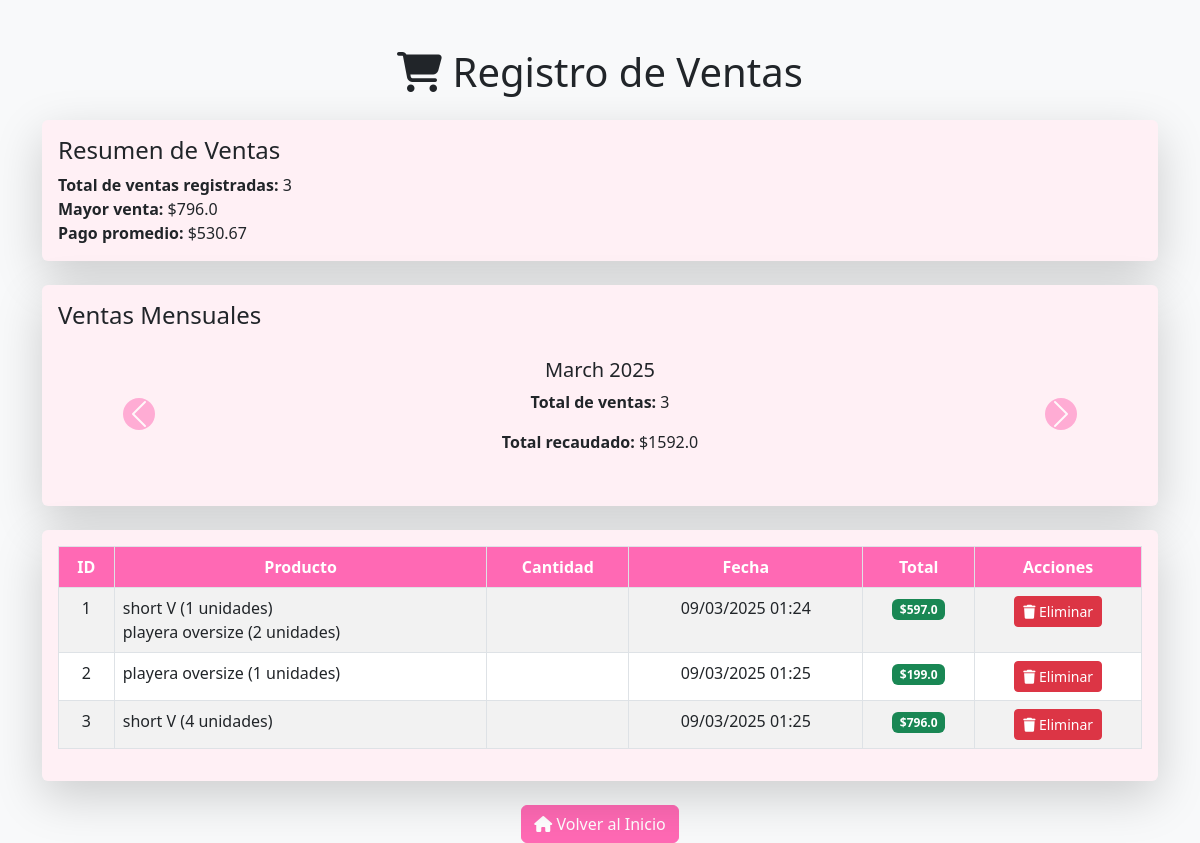
Page /ventas on the earlier database version.
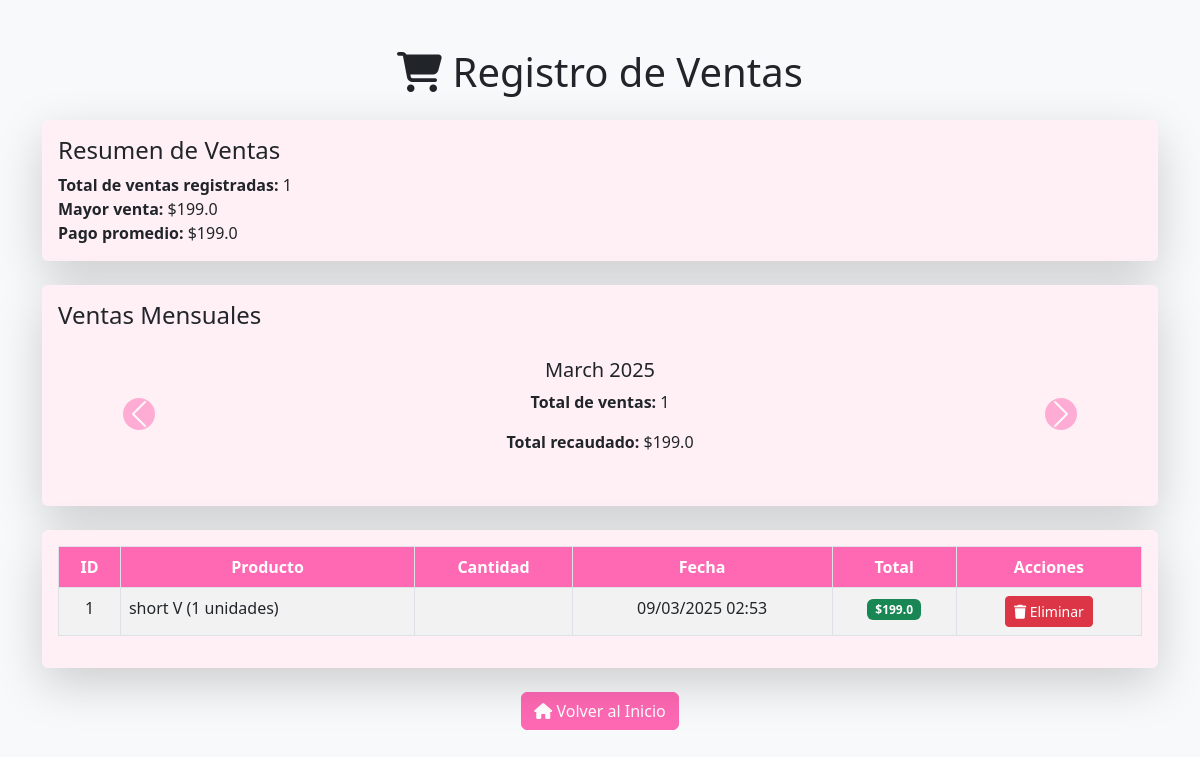
Same page on the later database version.
### app/models.py (models this page shows, shortened)
class Venta(db.Model):
    id = db.Column(db.Integer, primary_key=True)
    fecha = db.Column(db.DateTime, nullable=False, default=datetime.utcnow)
    total = db.Column(db.Float, nullable=False)
    productos = db.relationship('VentaProducto', back_populates='venta', cascade="all, delete-orphan")

class VentaProducto(db.Model):
    __tablename__ = 'venta_producto'
    venta_id = db.Column(db.Integer, db.ForeignKey('venta.id', ondelete="CASCADE"), primary_key=True)
    producto_id = db.Column(db.Integer, db.ForeignKey('producto.id', ondelete="CASCADE"), primary_key=True)
    cantidad = db.Column(db.Integer, nullable=False)
    precio = db.Column(db.Float, nullable=False)
    venta = db.relationship('Venta', back_populates='productos')
    producto = db.relationship('Producto', back_populates='ventas')

class Producto(db.Model):
    id = db.Column(db.Integer, primary_key=True)
    nombre = db.Column(db.String(100), nullable=False)
    descripcion = db.Column(db.String(200))
    precio = db.Column(db.Float, nullable=False)
    cantidad = db.Column(db.Integer, nullable=False)
    categoria = db.Column(db.String(50), nullable=False)
    activo = db.Column(db.Boolean, default=True)
    fecha_registro = db.Column(db.DateTime, default=datetime.utcnow)
    ventas = db.relationship('VentaProducto', back_populates='producto', cascade="all, delete-orphan")
    movimientos = db.relationship('MovimientoInventario', back_populates='producto', cascade="all, delete-orphan")

### app/routes.py (the view)
@routes.route('/ventas', methods=['GET'])
def listar_ventas():
    ventas = Venta.query.all()
    mayor_venta = max([venta.total for venta in ventas], default=0)
    pago_promedio = sum([venta.total for venta in ventas]) / len(ventas) if ventas else 0
    ventas_por_mes = defaultdict(lambda: {"total_ventas": 0, "total_recaudado": 0})
    for venta in ventas:
        mes = venta.fecha.strftime("%B %Y")  # Formato: "Mes Año"
        ventas_por_mes[mes]["total_ventas"] += 1
        ventas_por_mes[mes]["total_recaudado"] += venta.total
    return render_template(
        "ventas.html",  # Nombre de tu plantilla HTML
        ventas=ventas,
        mayor_venta=mayor_venta,
        pago_promedio=pago_promedio,
        ventas_por_mes=ventas_por_mes
    )

### app/templates/ventas.html (shortened to what the changed rows need)
<!DOCTYPE html>
<html lang="es">
<head>
    <link href="https://cdn.jsdelivr.net/npm/bootstrap@5.3.0/dist/css/bootstrap.min.css" rel="stylesheet">
    <link rel="stylesheet" href="https://cdnjs.cloudflare.com/ajax/libs/font-awesome/6.4.0/css/all.min.css">
</head>
<body class="bg-light">
    <div class="container mt-5">
        <h1 class="text-center mb-4">
            <i class="fas fa-shopping-cart"></i> Registro de Ventas
        </h1>
        <div class="card shadow-lg border-0 mb-4">
            <div class="card-body">
                <h4 class="card-title">Resumen de Ventas</h4>
                <p class="card-text">
                    <strong>Total de ventas registradas:</strong> {{ ventas | length }} <br>
                    <strong>Mayor venta:</strong> ${{ mayor_venta | round(2) }} <br>
                    <strong>Pago promedio:</strong> ${{ pago_promedio | round(2) }}
                </p>
            </div>
        </div>
        <div class="card shadow-lg border-0 mb-4">
            <div class="card-body">
                {% if ventas_por_mes %}
                    <div id="carouselVentas" class="carousel slide" data-bs-ride="carousel">
                        <div class="carousel-inner">
                            {% for mes, datos in ventas_por_mes.items() %}
                            <div class="carousel-item {% if loop.first %}active{% endif %}">
                                <h5>{{ mes }}</h5>
                                <p><strong>Total de ventas:</strong> {{ datos.total_ventas }}</p>
                                <p><strong>Total recaudado:</strong> ${{ datos.total_recaudado | round(2) }}</p>
                            </div>
                            {% endfor %}
                        </div>
                    </div>
                {% else %}
                    <p class="text-muted text-center">No hay ventas registradas.</p>
                {% endif %}
            </div>
        </div>
        <div class="card shadow-lg border-0">
            <div class="card-body">
                <div class="table-responsive">
                    <table class="table table-striped table-hover table-bordered">
                        <thead class="text-center">
                            <tr>
                                <th>ID</th>
                                <th>Producto</th>
                                <th>Cantidad</th>
                                <th>Fecha</th>
                                <th>Total</th>
                                <th>Acciones</th>
                            </tr>
                        </thead>
                        <tbody>
                            {% if ventas %}
                                {% for venta in ventas %}
                                <tr>
                                    <td class="text-center">{{ venta.id }}</td>
                                    <td>
                                        {% for venta_producto in venta.productos %}
                                            {{ venta_producto.producto.nombre }} ({{ venta_producto.cantidad }} unidades) <br>
                                        {% endfor %}
                                    </td>
                                    <td class="text-center">{{ venta.cantidad }}</td>
                                    <td class="text-center">{{ venta.fecha.strftime('%d/%m/%Y %H:%M') }}</td>
                                    <td class="text-center">
                                        <span class="badge bg-success">${{ venta.total | round(2) }}</span>
                                    </td>
                                    <td class="text-center">
                                        <form method="POST" action="{{ url_for('routes.eliminar_venta', id=venta.id) }}"
                                              onsubmit="return confirm('¿Estás seguro de eliminar esta venta? Esta acción no se puede deshacer.');">
                                            <button type="submit" class="btn btn-danger btn-sm">
                                                <i class="fas fa-trash"></i> Eliminar
                                            </button>
                                        </form>
                                    </td>
                                </tr>
                                {% endfor %}
                            {% else %}
                                <tr>
                                    <td colspan="6" class="text-center text-muted">No hay ventas registradas.</td>
                                </tr>
                            {% endif %}
                        </tbody>
                    </table>
                </div>
            </div>
        </div>
    </div>
</body>
</html>

Differences in the rows shown:
removed Venta: total "796.0", id "3", fecha "09/03/2025 01:25"
removed VentaProducto: producto.nombre "playera oversize", cantidad "2"
removed Venta: id "2", fecha "09/03/2025 01:25", total "199.0"
removed VentaProducto: producto.nombre "playera oversize", cantidad "1", shown under "2"
removed VentaProducto: producto.nombre "short V", cantidad "4", shown under "3"
changed Venta id 1: fecha "09/03/2025 01:24" → "09/03/2025 02:53"; total "597.0" → "199.0"
Other differences:
{{ ventas | length }}: "3" → "1"
{{ mayor_venta | round(2) }}: "796.0" → "199.0"
{{ pago_promedio | round(2) }}: "530.67" → "199.0"
new list line: "March 2025 Total de ventas: 1 Total recaudado: $ 199.0"
list line gone: "March 2025 Total de ventas: 3 Total recaudado: $ 1592.0"
